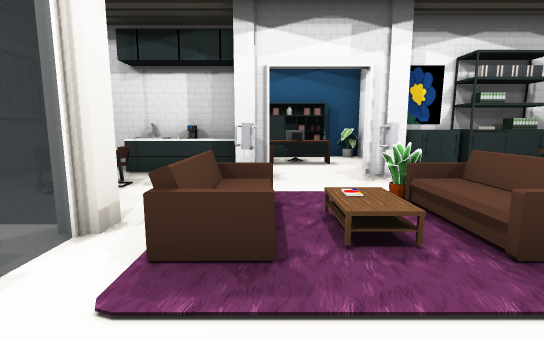
View 1 (above)

16 first-person views from a walk through a 3-D level made in the Unity game engine. The camera is 1.4 m above the floor, tilts 8° down and sees 85° across. The floor is counted in squares, 1 m on a side. Each view is taken from the middle of a square. On the plan, view 1 faces up. The plan holds only what a view shows up to about 14 squares ahead; the rest is blank. The place goes on beyond the plan. The player is left out. Some animated figures are left out. Door leaves are left out, so doorways stand open.

View 2
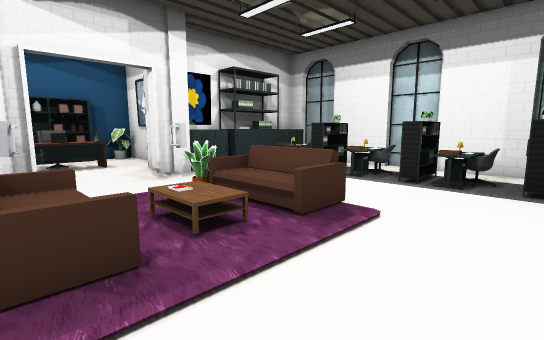

View 3
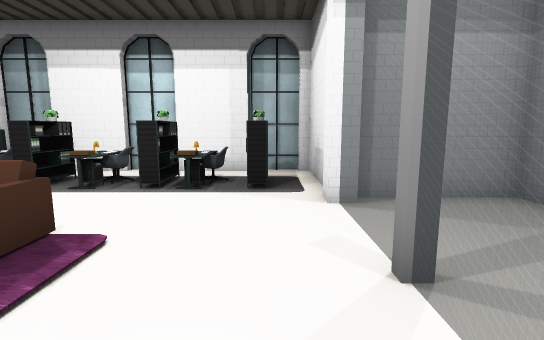

View 4
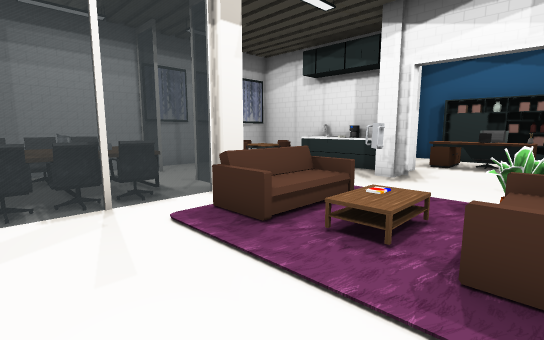

View 5
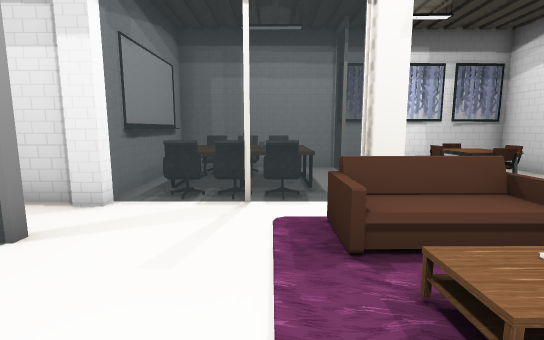

View 6
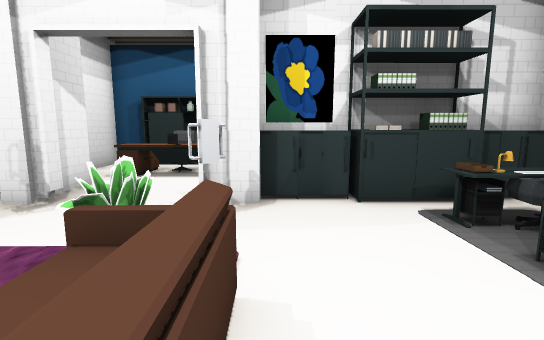

View 7
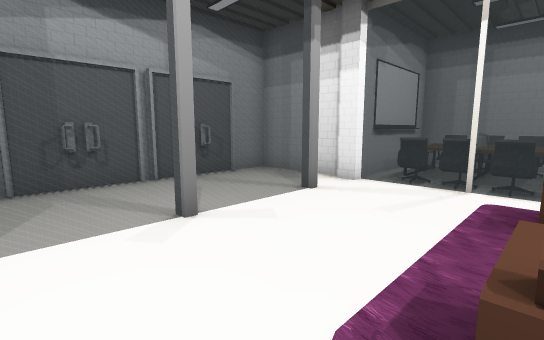

View 8
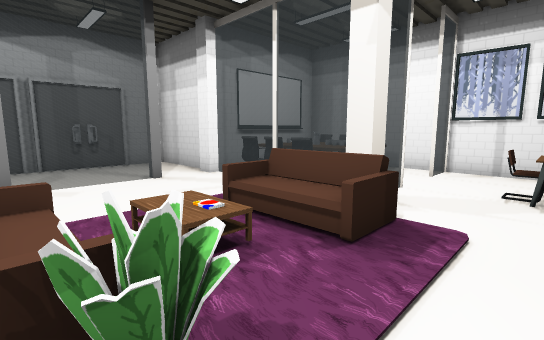

View 9
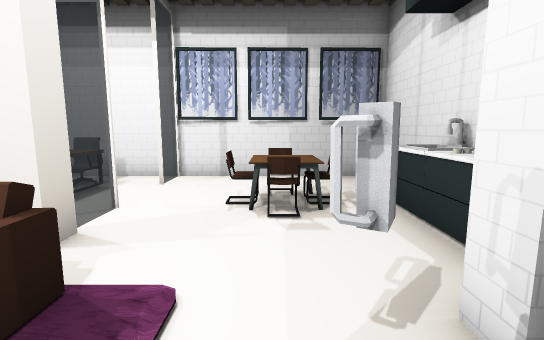

View 10
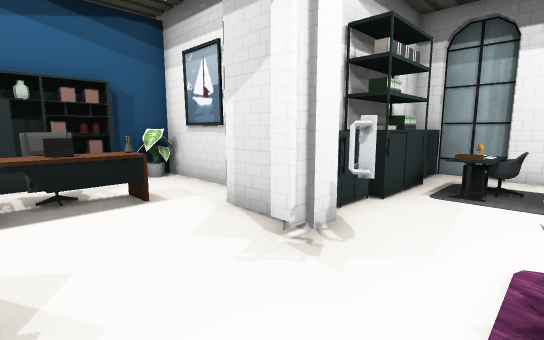

View 11
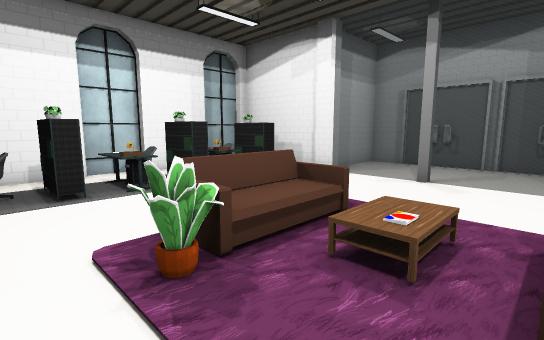

View 12
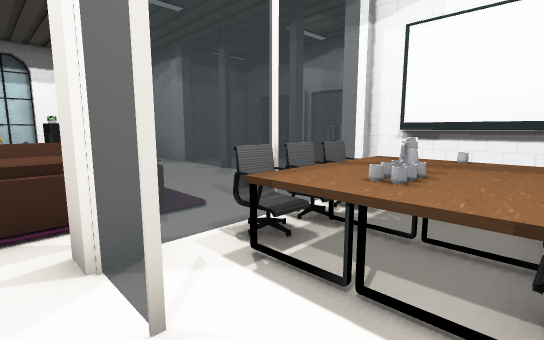

View 13
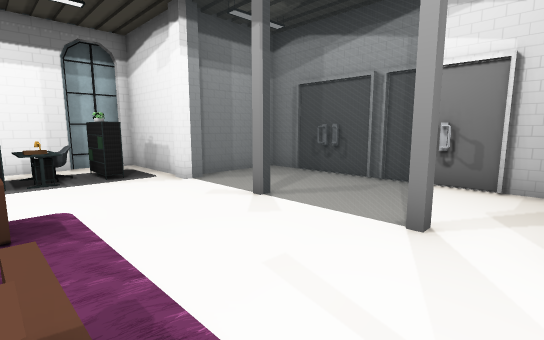

View 14
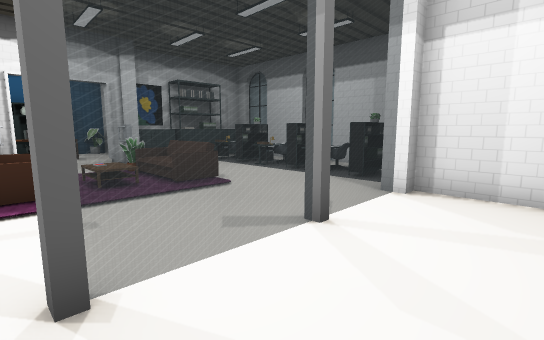

View 15
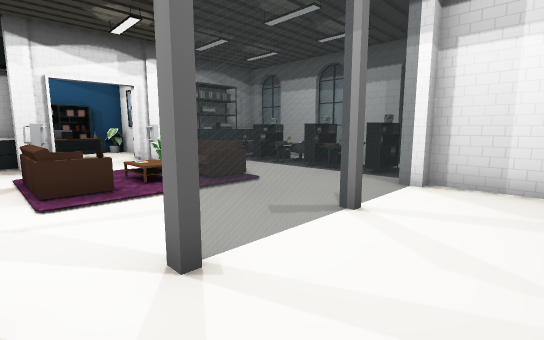

View 16
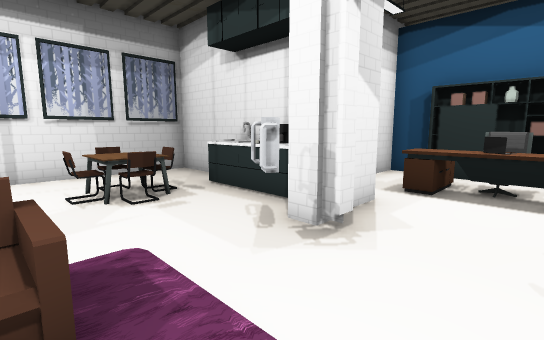

### Floor plan
Key: @ floor where view 1 was taken; # wall or solid block; . floor; / step, stairs or slope; D open door; = window, fence, low wall or low ledge; ^ raised ledge; B books; C chair; L laptop; S sink; H shelf; K block; T table; R rug; A lamp; E desk; O other object.
Columns run from 8 left of view 1 to 10 right of it. Each row starts with its distance up from view 1.
 15       ##HBO##
 14       #...B.#
 13       #.^C..#
 12        .^LO.#
 11 ####   ......
 10 #...S^^#....#######
  9 #...SS^##..#^^HKK^#
  8 #..CC..DD..D......#
  7 #.CTC.........OARC#
  6 #..C......R/...HH.#
  5 #......CC../...RR.#
  4 ##..##.CRO  C..ORC#
  3 ##EEE#.CC   ...HH.#
  2  #EOE^.........OR.#
  1  #EEE^.........OC.#
  0  #EOE^..@......RR.#
 -1  #####..======#####
 -2      #........#
 -3      #........#
 -4      #........#
 -5      ##########

Positions as (right, up) in squares from view 1, and headings:
1: (0, 0), facing up
2: (-1, 0), facing up-right
3: (0, 0), facing right
4: (3, 0), facing up-left
5: (3, 2), facing left
6: (4, 3), facing up
7: (5, 3), facing down-left
8: (3, 7), facing down-left
9: (1, 7), facing left
10: (0, 6), facing up-right
11: (0, 7), facing down-right
12: (-6, 5), facing down-right
13: (-2, 3), facing down-right
14: (-1, -4), facing up-right
15: (-2, -4), facing up-right
16: (2, 5), facing up-left
